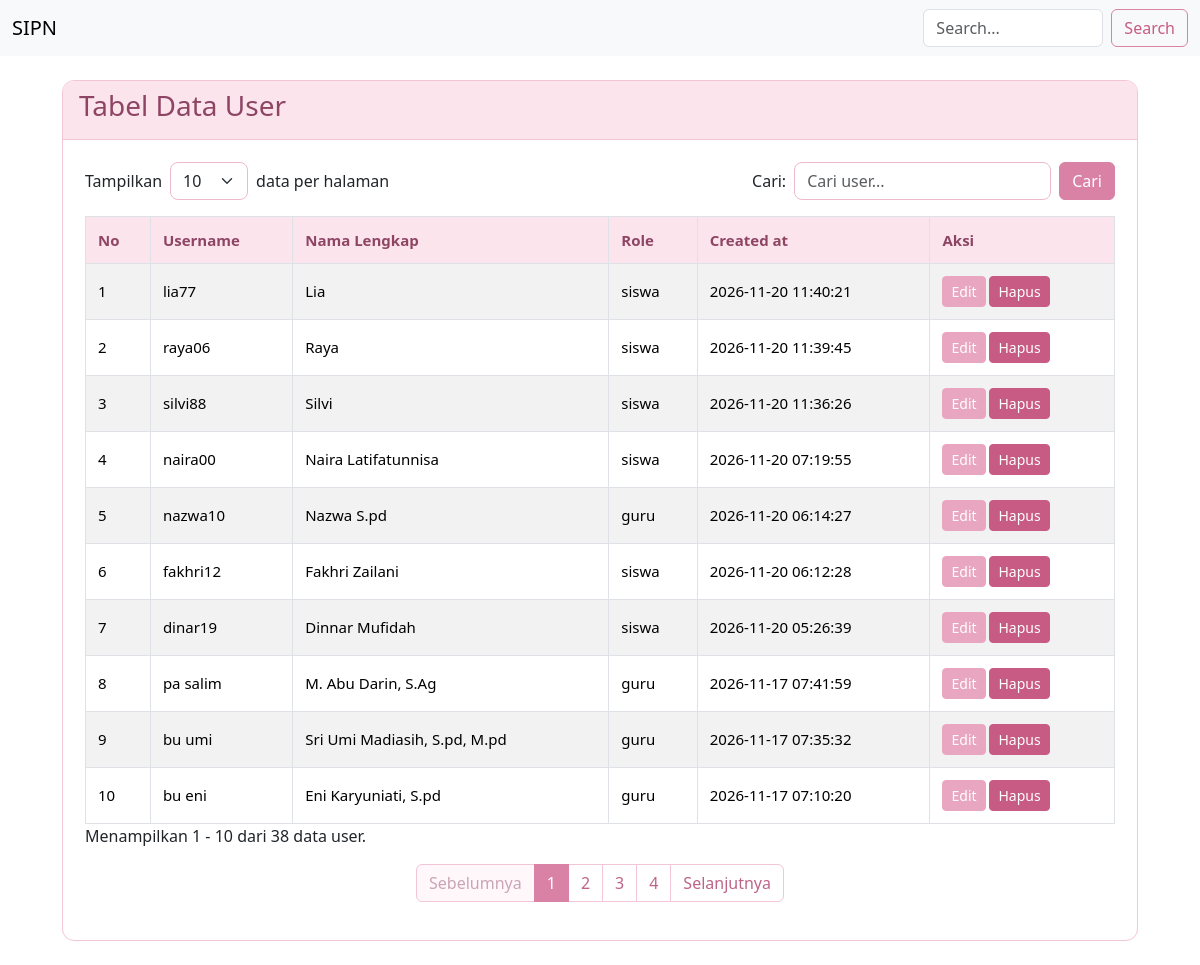
/daftar_user.php, run on the app's committed database.
### tables this page shows
CREATE TABLE `users` (
  `id` int(11) NOT NULL,
  `username` varchar(50) NOT NULL,
  `password` varchar(255) NOT NULL,
  `role` enum('admin','guru','siswa') NOT NULL,
  `created_at` timestamp NOT NULL DEFAULT current_timestamp() ON UPDATE current_timestamp()
);

### daftar_user.php (the view, shortened to what this page needs)
<?php
include 'koneksi.php';
include 'navbar.php';
?>
<?php
$batas = isset($_GET['batas']) ? (int)$_GET['batas'] : 10;
$cari = isset($_GET['cari']) ? trim($_GET['cari']) : '';
$where = "";
$sql_jumlah = "SELECT COUNT(*) AS total
               FROM users
               LEFT JOIN siswa ON users.id = siswa.user_id
               LEFT JOIN guru ON users.id = guru.user_id
               $where";
$hasil_jumlah = mysqli_query($koneksi, $sql_jumlah);
$data_jumlah = mysqli_fetch_assoc($hasil_jumlah);
$total_data = (int)$data_jumlah['total'];
$total_halaman = max(1, ceil($total_data / $batas));
$halaman = isset($_GET['halaman']) ? (int)$_GET['halaman'] : 1;
$halaman = max(1, min($halaman, $total_halaman));
$mulai = ($halaman - 1) * $batas;
$sql = "SELECT users.*,
        COALESCE(siswa.nama, guru.nama, users.username) AS nama_lengkap
        FROM users
        LEFT JOIN siswa ON users.id = siswa.user_id
        LEFT JOIN guru ON users.id = guru.user_id
        $where
        ORDER BY users.id DESC
        LIMIT $mulai, $batas";
$hasil = mysqli_query($koneksi, $sql);
?>
<div class="container mt-4 mb-4">
    <div class="card pink-card">
        <div class="card-header">
            <h3>Tabel Data User</h3>
        </div>
        <div class="card-body">
            <form method="GET" class="mb-3">
                <div class="row g-2 align-items-center">
                    <div class="col-auto">
                        Tampilkan
                    </div>
                    <div class="col-auto">
                        <select name="batas" class="form-select"
                                onchange="this.form.submit()">
                            <option value="10"
                                <?= $batas == 10 ? 'selected' : '' ?>>10</option>
                        </select>
                    </div>
                    <div class="col-auto">
                        data per halaman
                    </div>
                    <div class="col-auto ms-auto">
                        <label for="cari">Cari:</label>
                    </div>
                    <div class="col-auto">
                        <input type="text" id="cari" name="cari"
                               class="form-control"
                               placeholder="Cari user..."
                               value="<?= htmlspecialchars($cari) ?>">
                    </div>
                    <div class="col-auto">
                        <button type="submit" class="btn btn-cari-pink">
                            Cari
                        </button>
                    </div>
                </div>
            </form>
            <div class="table-responsive">
                <table class="table table-bordered table-striped tabel-pink">
                    <thead>
                        <tr>
                            <th>No</th>
                            <th>Username</th>
                            <th>Nama Lengkap</th>
                            <th>Role</th>
                            <th>Created at</th>
                            <th>Aksi</th>
                        </tr>
                    </thead>
                    <tbody>
                    <?php
                    $no = $mulai + 1;
                    if ($hasil && mysqli_num_rows($hasil) > 0) {
                        while ($baris = mysqli_fetch_assoc($hasil)) {
                    ?>
                        <tr>
                            <td><?= $no++ ?></td>
                            <td>
                                <?= htmlspecialchars($baris['username']) ?>
                            </td>
                            <td>
                                <?= htmlspecialchars($baris['nama_lengkap'] ?? '-') ?>
                            </td>
                            <td>
                                <?= htmlspecialchars($baris['role']) ?>
                            </td>
                            <td>
                                <?= htmlspecialchars($baris['created_at'] ?? '-') ?>
                            </td>
                            <td>
                                <a href="form_edit_user.php?id=<?= $baris['id'] ?>&role=<?= urlencode($baris['role']) ?>"
                                   class="btn btn-edit-pink btn-sm">Edit</a>
                                <a href="aksi_hapus.php?id=<?= $baris['id'] ?>&role=<?= urlencode($baris['role']) ?>"
                                   onclick="return confirm('Apakah Anda yakin ingin menghapus user ini?')"
                                   class="btn btn-hapus-pink btn-sm">Hapus</a>
                            </td>
                        </tr>
                    <?php
                        }
                    } ?>
                    </tbody>
                </table>
            </div>
            <p>
                Menampilkan
                <?= $total_data > 0 ? $mulai + 1 : 0 ?>
                -
                <?= min($mulai + $batas, $total_data) ?>
                dari <?= $total_data ?> data user.
            </p>
            <nav>
                <ul class="pagination justify-content-center">
                    <li class="page-item <?= $halaman <= 1 ? 'disabled' : '' ?>">
                        <a class="page-link"
                           href="?halaman=<?= $halaman - 1 ?>&batas=<?= $batas ?>&cari=<?= urlencode($cari) ?>">
                            Sebelumnya
                        </a>
                    </li>
                    <?php for ($i = 1; $i <= $total_halaman; $i++) { ?>
                        <li class="page-item <?= $halaman == $i ? 'active' : '' ?>">
                            <a class="page-link"
                               href="?halaman=<?= $i ?>&batas=<?= $batas ?>&cari=<?= urlencode($cari) ?>">
                                <?= $i ?>
                            </a>
                        </li>
                    <?php } ?>
                    <li class="page-item <?= $halaman >= $total_halaman ? 'disabled' : '' ?>">
                        <a class="page-link"
                           href="?halaman=<?= $halaman + 1 ?>&batas=<?= $batas ?>&cari=<?= urlencode($cari) ?>">
                            Selanjutnya
                        </a>
                    </li>
                </ul>
            </nav>
        </div>
    </div>
</div>
<?php
require_once 'footer.php';
?>

### daftar_user.php (style rules this page uses)
.pink-card { border: 1px solid #f3c5d8; border-radius: 12px; overflow: hidden; }
.pink-card .card-header { background-color: #fce4ec; color: #8e4564; border-bottom: 1px solid #f3c5d8; }
.tabel-pink thead th { background-color: #fce4ec; color: #8e4564; vertical-align: middle; }
.btn-edit-pink { background-color: #e9a6c1; border-color: #e9a6c1; color: white; }
.btn-hapus-pink { background-color: #c75b83; border-color: #c75b83; color: white; }
.btn-cari-pink { background-color: #d982a5; border-color: #d982a5; color: white; }
#cari, select[name="batas"] { border-color: #edb9ce; border-radius: 8px; }
.pagination .page-link { color: #bd6488; border-color: #f3c5d8; }
.pagination .page-item.active .page-link { background-color: #d982a5; border-color: #d982a5; color: white; }
.pagination .page-item.disabled .page-link { color: #c9a5b4; background-color: #fff7fa; }
.pink-card .card-body { padding: 22px; }
.tabel-pink { width: 100%; margin-bottom: 0; white-space: nowrap; font-size: 16px; }
.tabel-pink th, .tabel-pink td { padding: 12px 16px; vertical-align: middle; }
.container { max-width: 1100px; margin-left: auto; margin-right: auto; }
.tabel-pink { width: 100%; margin-bottom: 0; white-space: normal; font-size: 15px; }
.tabel-pink th, .tabel-pink td { padding: 12px; vertical-align: middle; }
.table-responsive { width: 100%; }

### data on the page
users: username "lia77", nama_lengkap "Lia", role "siswa", created_at "2026-11-20 11:40:21"
users: username "raya06", nama_lengkap "Raya", role "siswa", created_at "2026-11-20 11:39:45"
users: username "silvi88", nama_lengkap "Silvi", role "siswa", created_at "2026-11-20 11:36:26"
users: username "naira00", nama_lengkap "Naira Latifatunnisa", role "siswa", created_at "2026-11-20 07:19:55"
users: username "nazwa10", nama_lengkap "Nazwa S.pd", role "guru", created_at "2026-11-20 06:14:27"
users: username "fakhri12", nama_lengkap "Fakhri Zailani", role "siswa", created_at "2026-11-20 06:12:28"
users: username "dinar19", nama_lengkap "Dinnar Mufidah", role "siswa", created_at "2026-11-20 05:26:39"
users: username "pa salim", nama_lengkap "M. Abu Darin, S.Ag", role "guru", created_at "2026-11-17 07:41:59"
users: username "bu umi", nama_lengkap "Sri Umi Madiasih, S.pd, M.pd", role "guru", created_at "2026-11-17 07:35:32"
users: username "bu eni", nama_lengkap "Eni Karyuniati, S.pd", role "guru", created_at "2026-11-17 07:10:20"

### other printed values
$mulai + 1 "1"
min($mulai + $batas, $total_data) "10"
$total_data "38"
